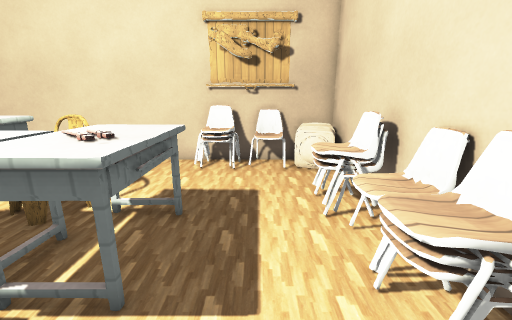
[1] (above)

12 first-person views from a walk through a level from a Godot 3-D game. The camera is 1.5 m above the floor, tilts 14° down and sees 90° across. The floor is counted in squares, 0.5 m on a side. Each view is taken from the middle of a square. On the plan, view 1 faces up. The plan holds only what a view shows up to about 19 squares ahead; the rest is blank. Some surface patterns are stand-ins.

[2]
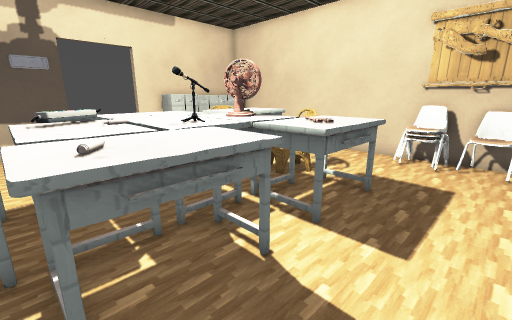

[3]
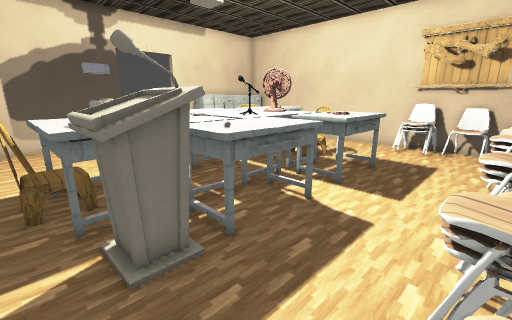

[4]
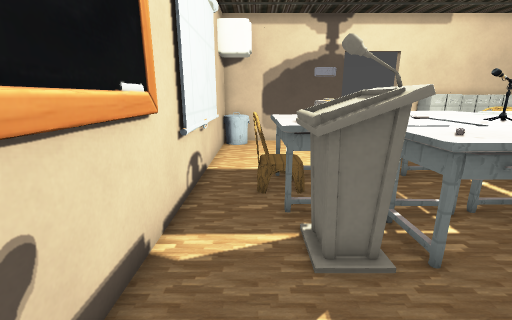

[5]
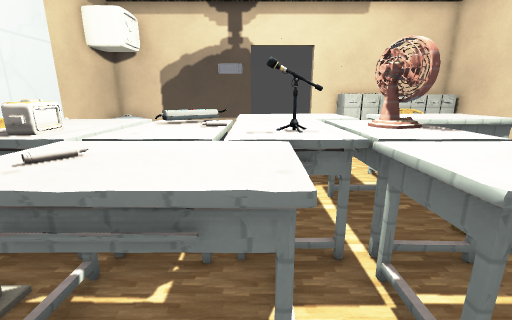

[6]
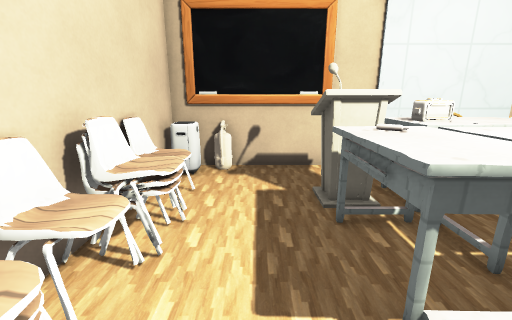

[7]
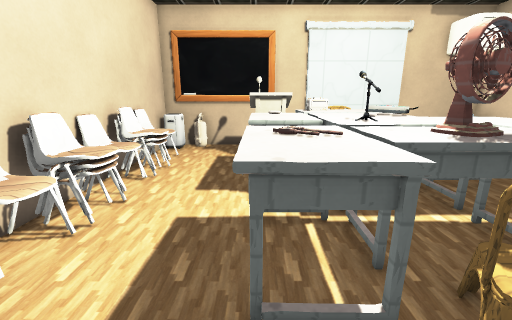

[8]
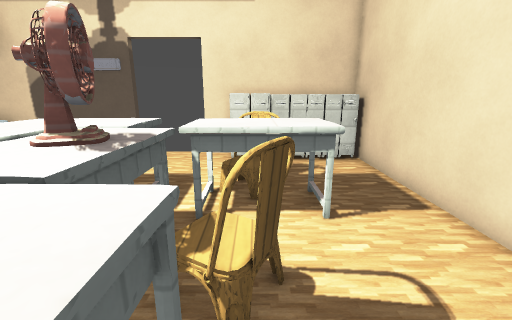

[9]
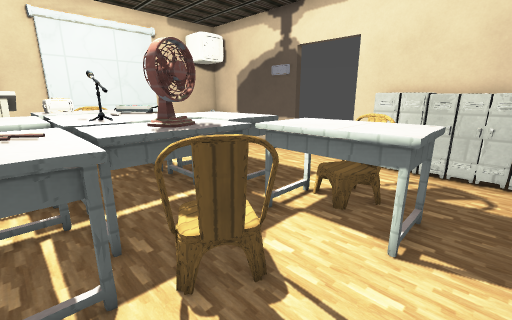

[10]
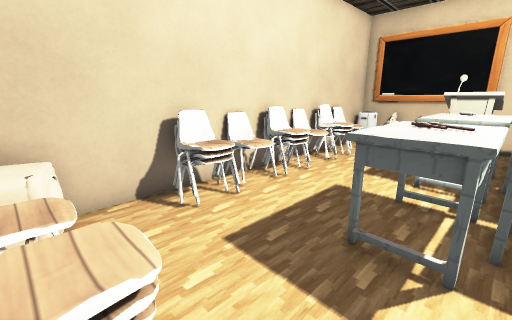

[11]
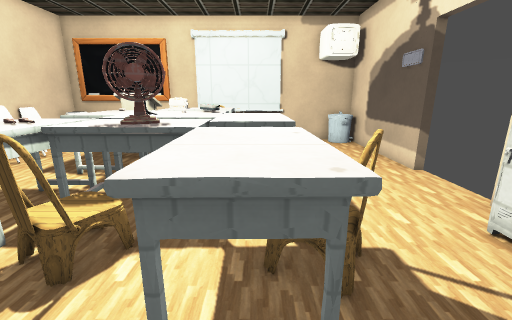

[12]
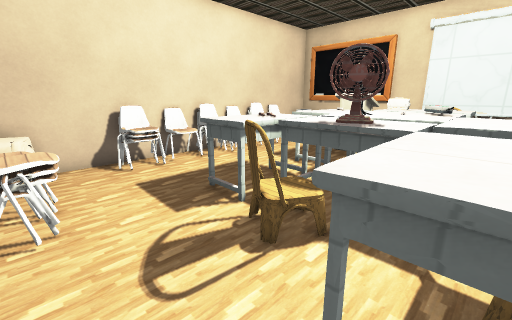

### Floor plan
Key: @ floor where view 1 was taken; # wall or solid block; x gap in a wall; . floor; = window, fence, low wall or low ledge; ^ raised ledge; S speaker; C chair; P podium; R projector; B bin; E fire extinguisher; O other object.
Columns run from 16 left of view 1 to 4 right of it. Each row starts with its distance up from view 1.
 12   #################=#
 11 # #..........=^^^^SS#
 10 # #...........^x.xSS#
  9 # #...^^^.......... #
  8 # #..CC^^.C.......==#
  7 ###..C^^^.CC......^##
  6 ###..C^^^.OO^^^...^##
  5 # .....^^^#^^^^...^^#
  4  .....^^^^#^^^^...^^#
  3  .....^^^^#^^^^...^##
  2  .....^^RR#^^=....^##
  1  .....^^^^^^^^^...^^#
  0 #.......^^^^^^^.@.^^#
 -1 #..    ..^^^^^^...^##
 -2 #.......x^^^^PP...=##
 -3 #.......^^^^PPP...^^#
 -4 # ....  ^^^^PPP....^#
 -5 #B ......CC........ #
 -6 #BB..............EE^#
 -7 #################E###

Positions as (right, up) in squares from view 1, and headings:
1: (0, 0), facing up
2: (1, -2), facing up-left
3: (2, -5), facing up-left
4: (2, -5), facing left
5: (0, 1), facing left
6: (0, 4), facing down
7: (-2, 9), facing down
8: (-2, 7), facing left
9: (-3, 10), facing down-left
10: (-4, 11), facing down-right
11: (-9, 11), facing down
12: (-9, 11), facing down-right
